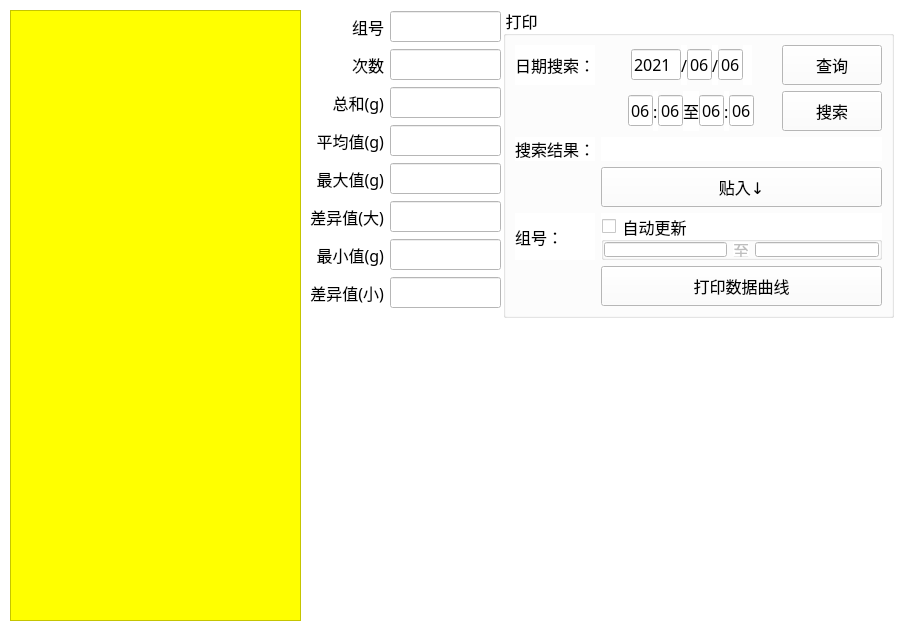
  <widget class="QWidget" name="widget" native="true">
   <property name="geometry">
    <rect>
     <x>2460</x>
     <y>0</y>
     <width>904</width>
     <height>631</height>
    </rect>
   </property>
   <property name="font">
    <font>
     <pointsize>12</pointsize>
    </font>
   </property>
   <property name="styleSheet">
    <string notr="true">background-color: rgb(255, 255, 255);</string>
   </property>
   <widget class="QWidget" name="layoutWidget_3">
    <property name="geometry">
     <rect>
      <x>310</x>
      <y>10</y>
      <width>191</width>
      <height>301</height>
     </rect>
    </property>
    <layout class="QGridLayout" name="gridLayout_13">
     <item row="5" column="1">
      <widget class="QLineEdit" name="lE_GroupMaxRatio">
       <property name="enabled">
        <bool>false</bool>
       </property>
       <property name="font">
        <font>
         <family>幼圆</family>
         <pointsize>12</pointsize>
        </font>
       </property>
      </widget>
     </item>
     <item row="0" column="0">
      <widget class="QLabel" name="label_9">
       <property name="font">
        <font>
         <family>幼圆</family>
         <pointsize>12</pointsize>
        </font>
       </property>
       <property name="text">
        <string>组号</string>
       </property>
       <property name="alignment">
        <set>Qt::AlignRight|Qt::AlignTrailing|Qt::AlignVCenter</set>
       </property>
      </widget>
     </item>
     <item row="2" column="0">
      <widget class="QLabel" name="label_3">
       <property name="font">
        <font>
         <family>幼圆</family>
         <pointsize>12</pointsize>
        </font>
       </property>
       <property name="text">
        <string>总和(g)</string>
       </property>
       <property name="alignment">
        <set>Qt::AlignRight|Qt::AlignTrailing|Qt::AlignVCenter</set>
       </property>
      </widget>
     </item>
     <item row="7" column="1">
      <widget class="QLineEdit" name="lE_GroupMinRatio">
       <property name="enabled">
        <bool>false</bool>
       </property>
       <property name="font">
        <font>
         <family>幼圆</family>
         <pointsize>12</pointsize>
        </font>
       </property>
      </widget>
     </item>
     <item row="0" column="1">
      <widget class="QLineEdit" name="lE_GroupNo_2">
       <property name="enabled">
        <bool>false</bool>
       </property>
       <property name="font">
        <font>
         <family>幼圆</family>
         <pointsize>12</pointsize>
        </font>
       </property>
      </widget>
     </item>
     <item row="3" column="0">
      <widget class="QLabel" name="label_7">
       <property name="font">
        <font>
         <family>幼圆</family>
         <pointsize>12</pointsize>
        </font>
       </property>
       <property name="text">
        <string>平均值(g)</string>
       </property>
       <property name="alignment">
        <set>Qt::AlignRight|Qt::AlignTrailing|Qt::AlignVCenter</set>
       </property>
      </widget>
     </item>
     <item row="1" column="0">
      <widget class="QLabel" name="label">
       <property name="font">
        <font>
         <family>幼圆</family>
         <pointsize>12</pointsize>
        </font>
       </property>
       <property name="text">
        <string>次数</string>
       </property>
       <property name="alignment">
        <set>Qt::AlignRight|Qt::AlignTrailing|Qt::AlignVCenter</set>
       </property>
      </widget>
     </item>
     <item row="6" column="1">
      <widget class="QLineEdit" name="lE_GroupMin">
       <property name="enabled">
        <bool>false</bool>
       </property>
       <property name="font">
        <font>
         <family>幼圆</family>
         <pointsize>12</pointsize>
        </font>
       </property>
      </widget>
     </item>
     <item row="6" column="0">
      <widget class="QLabel" name="label_8">
       <property name="font">
        <font>
         <family>幼圆</family>
         <pointsize>12</pointsize>
        </font>
       </property>
       <property name="text">
        <string>最小值(g)</string>
       </property>
       <property name="alignment">
        <set>Qt::AlignRight|Qt::AlignTrailing|Qt::AlignVCenter</set>
       </property>
      </widget>
     </item>
     <item row="5" column="0">
      <widget class="QLabel" name="label_34">
       <property name="font">
        <font>
         <family>幼圆</family>
         <pointsize>12</pointsize>
        </font>
       </property>
       <property name="text">
        <string>差异值(大)</string>
       </property>
       <property name="alignment">
        <set>Qt::AlignRight|Qt::AlignTrailing|Qt::AlignVCenter</set>
       </property>
      </widget>
     </item>
     <item row="4" column="0">
      <widget class="QLabel" name="label_6">
       <property name="font">
        <font>
         <family>幼圆</family>
         <pointsize>12</pointsize>
        </font>
       </property>
       <property name="text">
        <string>最大值(g)</string>
       </property>
       <property name="alignment">
        <set>Qt::AlignRight|Qt::AlignTrailing|Qt::AlignVCenter</set>
       </property>
      </widget>
     </item>
     <item row="4" column="1">
      <widget class="QLineEdit" name="lE_GroupMax">
       <property name="enabled">
        <bool>false</bool>
       </property>
       <property name="font">
        <font>
         <family>幼圆</family>
         <pointsize>12</pointsize>
        </font>
       </property>
      </widget>
     </item>
     <item row="3" column="1">
      <widget class="QLineEdit" name="lE_GroupAvg">
       <property name="enabled">
        <bool>false</bool>
       </property>
       <property name="font">
        <font>
         <family>幼圆</family>
         <pointsize>12</pointsize>
        </font>
       </property>
      </widget>
     </item>
     <item row="1" column="1">
      <widget class="QLineEdit" name="lE_GroupIndex_2">
       <property name="enabled">
        <bool>false</bool>
       </property>
       <property name="font">
        <font>
         <family>幼圆</family>
         <pointsize>12</pointsize>
        </font>
       </property>
      </widget>
     </item>
     <item row="2" column="1">
      <widget class="QLineEdit" name="lE_GroupSum">
       <property name="enabled">
        <bool>false</bool>
       </property>
       <property name="font">
        <font>
         <family>幼圆</family>
         <pointsize>12</pointsize>
        </font>
       </property>
      </widget>
     </item>
     <item row="7" column="0">
      <widget class="QLabel" name="label_29">
       <property name="font">
        <font>
         <family>幼圆</family>
         <pointsize>12</pointsize>
        </font>
       </property>
       <property name="text">
        <string>差异值(小)</string>
       </property>
       <property name="alignment">
        <set>Qt::AlignRight|Qt::AlignTrailing|Qt::AlignVCenter</set>
       </property>
      </widget>
     </item>
    </layout>
   </widget>
   <widget class="QTableWidget" name="tableWidget">
    <property name="geometry">
     <rect>
      <x>10</x>
      <y>10</y>
      <width>291</width>
      <height>611</height>
     </rect>
    </property>
    <property name="font">
     <font>
      <family>幼圆</family>
      <pointsize>12</pointsize>
      <weight>50</weight>
      <italic>false</italic>
      <bold>false</bold>
     </font>
    </property>
    <property name="styleSheet">
     <string notr="true">font: 12pt &quot;幼圆&quot;;</string>
    </property>
   </widget>
   <widget class="QWidget" name="gridLayoutWidget">
    <property name="geometry">
     <rect>
      <x>300</x>
      <y>310</y>
      <width>601</width>
      <height>321</height>
     </rect>
    </property>
    <layout class="QGridLayout" name="gridLayout_One"/>
   </widget>
   <widget class="QGroupBox" name="groupBox_11">
    <property name="geometry">
     <rect>
      <x>503</x>
      <y>7</y>
      <width>391</width>
      <height>311</height>
     </rect>
    </property>
    <property name="font">
     <font>
      <family>幼圆</family>
      <pointsize>12</pointsize>
     </font>
    </property>
    <property name="title">
     <string>打印</string>
    </property>
    <layout class="QGridLayout" name="gridLayout_12">
     <item row="0" column="0">
      <widget class="QLabel" name="label_36">
       <property name="font">
        <font>
         <family>幼圆</family>
         <pointsize>12</pointsize>
        </font>
       </property>
       <property name="text">
        <string>日期搜索：</string>
       </property>
      </widget>
     </item>
     <item row="0" column="1">
      <layout class="QHBoxLayout" name="horizontalLayout_2">
       <property name="spacing">
        <number>0</number>
       </property>
       <item>
        <spacer name="horizontalSpacer_12">
         <property name="orientation">
          <enum>Qt::Horizontal</enum>
         </property>
         <property name="sizeHint" stdset="0">
          <size>
           <width>40</width>
           <height>20</height>
          </size>
         </property>
        </spacer>
       </item>
       <item>
        <widget class="QLineEdit" name="lE_year1">
         <property name="enabled">
          <bool>true</bool>
         </property>
         <property name="sizePolicy">
          <sizepolicy hsizetype="Fixed" vsizetype="Fixed">
           <horstretch>0</horstretch>
           <verstretch>0</verstretch>
          </sizepolicy>
         </property>
         <property name="minimumSize">
          <size>
           <width>50</width>
           <height>0</height>
          </size>
         </property>
         <property name="maximumSize">
          <size>
           <width>50</width>
           <height>16777215</height>
          </size>
         </property>
         <property name="font">
          <font>
           <family>幼圆</family>
           <pointsize>12</pointsize>
          </font>
         </property>
         <property name="text">
          <string>2021</string>
         </property>
         <property name="maxLength">
          <number>4</number>
         </property>
         <property name="frame">
          <bool>true</bool>
         </property>
        </widget>
       </item>
       <item>
        <widget class="QLabel" name="label_38">
         <property name="font">
          <font>
           <family>幼圆</family>
           <pointsize>12</pointsize>
          </font>
         </property>
         <property name="text">
          <string>/</string>
         </property>
         <property name="alignment">
          <set>Qt::AlignCenter</set>
         </property>
        </widget>
       </item>
       <item>
        <widget class="QLineEdit" name="lE_month1">
         <property name="enabled">
          <bool>true</bool>
         </property>
         <property name="sizePolicy">
          <sizepolicy hsizetype="Fixed" vsizetype="Fixed">
           <horstretch>0</horstretch>
           <verstretch>0</verstretch>
          </sizepolicy>
         </property>
         <property name="minimumSize">
          <size>
           <width>25</width>
           <height>0</height>
          </size>
         </property>
         <property name="maximumSize">
          <size>
           <width>25</width>
           <height>16777215</height>
          </size>
         </property>
         <property name="font">
          <font>
           <family>幼圆</family>
           <pointsize>12</pointsize>
          </font>
         </property>
         <property name="text">
          <string>06</string>
         </property>
         <property name="maxLength">
          <number>2</number>
         </property>
         <property name="frame">
          <bool>true</bool>
         </property>
        </widget>
       </item>
       <item>
        <widget class="QLabel" name="label_43">
         <property name="font">
          <font>
           <family>幼圆</family>
           <pointsize>12</pointsize>
          </font>
         </property>
         <property name="text">
          <string>/</string>
         </property>
         <property name="alignment">
          <set>Qt::AlignCenter</set>
         </property>
        </widget>
       </item>
       <item>
        <widget class="QLineEdit" name="lE_day1">
         <property name="enabled">
          <bool>true</bool>
         </property>
         <property name="sizePolicy">
          <sizepolicy hsizetype="Fixed" vsizetype="Fixed">
           <horstretch>0</horstretch>
           <verstretch>0</verstretch>
          </sizepolicy>
         </property>
         <property name="minimumSize">
          <size>
           <width>25</width>
           <height>0</height>
          </size>
         </property>
         <property name="maximumSize">
          <size>
           <width>25</width>
           <height>16777215</height>
          </size>
         </property>
         <property name="font">
          <font>
           <family>幼圆</family>
           <pointsize>12</pointsize>
          </font>
         </property>
         <property name="text">
          <string>06</string>
         </property>
         <property name="maxLength">
          <number>2</number>
         </property>
         <property name="frame">
          <bool>true</bool>
         </property>
        </widget>
       </item>
       <item>
        <widget class="QLabel" name="label_47">
         <property name="font">
          <font>
           <family>幼圆</family>
           <pointsize>12</pointsize>
          </font>
         </property>
         <property name="text">
          <string/>
         </property>
        </widget>
       </item>
       <item>
        <spacer name="horizontalSpacer_16">
         <property name="orientation">
          <enum>Qt::Horizontal</enum>
         </property>
         <property name="sizeHint" stdset="0">
          <size>
           <width>40</width>
           <height>20</height>
          </size>
         </property>
        </spacer>
       </item>
       <item>
        <widget class="QPushButton" name="pB_inquirecheckable">
         <property name="minimumSize">
          <size>
           <width>100</width>
           <height>40</height>
          </size>
         </property>
         <property name="maximumSize">
          <size>
           <width>676766</width>
           <height>40</height>
          </size>
         </property>
         <property name="font">
          <font>
           <family>幼圆</family>
           <pointsize>12</pointsize>
          </font>
         </property>
         <property name="text">
          <string>查询</string>
         </property>
         <property name="checkable">
          <bool>true</bool>
         </property>
        </widget>
       </item>
      </layout>
     </item>
     <item row="1" column="1">
      <layout class="QHBoxLayout" name="horizontalLayout_3">
       <property name="spacing">
        <number>0</number>
       </property>
       <item>
        <spacer name="horizontalSpacer_3">
         <property name="orientation">
          <enum>Qt::Horizontal</enum>
         </property>
         <property name="sizeHint" stdset="0">
          <size>
           <width>40</width>
           <height>20</height>
          </size>
         </property>
        </spacer>
       </item>
       <item>
        <widget class="QLineEdit" name="lE_hour1">
         <property name="enabled">
          <bool>true</bool>
         </property>
         <property name="sizePolicy">
          <sizepolicy hsizetype="Fixed" vsizetype="Fixed">
           <horstretch>0</horstretch>
           <verstretch>0</verstretch>
          </sizepolicy>
         </property>
         <property name="minimumSize">
          <size>
           <width>25</width>
           <height>0</height>
          </size>
         </property>
         <property name="maximumSize">
          <size>
           <width>25</width>
           <height>16777215</height>
          </size>
         </property>
         <property name="font">
          <font>
           <family>幼圆</family>
           <pointsize>12</pointsize>
          </font>
         </property>
         <property name="text">
          <string>06</string>
         </property>
         <property name="maxLength">
          <number>2</number>
         </property>
         <property name="frame">
          <bool>true</bool>
         </property>
        </widget>
       </item>
       <item>
        <widget class="QLabel" name="label_45">
         <property name="font">
          <font>
           <family>幼圆</family>
           <pointsize>12</pointsize>
          </font>
         </property>
         <property name="text">
          <string>:</string>
         </property>
        </widget>
       </item>
       <item>
        <widget class="QLineEdit" name="lE_minute1">
         <property name="enabled">
          <bool>true</bool>
         </property>
         <property name="sizePolicy">
          <sizepolicy hsizetype="Fixed" vsizetype="Fixed">
           <horstretch>0</horstretch>
           <verstretch>0</verstretch>
          </sizepolicy>
         </property>
         <property name="minimumSize">
          <size>
           <width>25</width>
           <height>0</height>
          </size>
         </property>
         <property name="maximumSize">
          <size>
           <width>25</width>
           <height>16777215</height>
          </size>
         </property>
         <property name="font">
          <font>
           <family>幼圆</family>
           <pointsize>12</pointsize>
          </font>
         </property>
         <property name="text">
          <string>06</string>
         </property>
         <property name="maxLength">
          <number>2</number>
         </property>
         <property name="frame">
          <bool>true</bool>
         </property>
        </widget>
       </item>
       <item>
        <widget class="QLabel" name="label_51">
         <property name="font">
          <font>
           <family>幼圆</family>
           <pointsize>12</pointsize>
          </font>
         </property>
         <property name="text">
          <string>至</string>
         </property>
        </widget>
       </item>
       <item>
        <widget class="QLineEdit" name="lE_hour2">
         <property name="enabled">
          <bool>true</bool>
         </property>
         <property name="sizePolicy">
          <sizepolicy hsizetype="Fixed" vsizetype="Fixed">
           <horstretch>0</horstretch>
           <verstretch>0</verstretch>
          </sizepolicy>
         </property>
         <property name="minimumSize">
          <size>
           <width>25</width>
           <height>0</height>
          </size>
         </property>
         <property name="maximumSize">
          <size>
           <width>25</width>
           <height>16777215</height>
          </size>
         </property>
         <property name="font">
          <font>
           <family>幼圆</family>
           <pointsize>12</pointsize>
          </font>
         </property>
         <property name="text">
          <string>06</string>
         </property>
         <property name="maxLength">
          <number>2</number>
         </property>
         <property name="frame">
          <bool>true</bool>
         </property>
        </widget>
       </item>
       <item>
        <widget class="QLabel" name="label_60">
         <property name="font">
          <font>
           <family>幼圆</family>
           <pointsize>12</pointsize>
          </font>
         </property>
         <property name="text">
          <string>:</string>
         </property>
        </widget>
       </item>
       <item>
        <widget class="QLineEdit" name="lE_minute2">
         <property name="enabled">
          <bool>true</bool>
         </property>
         <property name="sizePolicy">
          <sizepolicy hsizetype="Fixed" vsizetype="Fixed">
           <horstretch>0</horstretch>
           <verstretch>0</verstretch>
          </sizepolicy>
         </property>
         <property name="minimumSize">
          <size>
           <width>25</width>
           <height>0</height>
          </size>
         </property>
         <property name="maximumSize">
          <size>
           <width>25</width>
           <height>16777215</height>
          </size>
         </property>
         <property name="font">
          <font>
           <family>幼圆</family>
           <pointsize>12</pointsize>
          </font>
         </property>
         <property name="text">
          <string>06</string>
         </property>
         <property name="maxLength">
          <number>2</number>
         </property>
         <property name="frame">
          <bool>true</bool>
         </property>
        </widget>
       </item>
       <item>
        <spacer name="horizontalSpacer_4">
         <property name="orientation">
          <enum>Qt::Horizontal</enum>
         </property>
         <property name="sizeHint" stdset="0">
          <size>
           <width>40</width>
           <height>20</height>
          </size>
         </property>
        </spacer>
       </item>
       <item>
        <widget class="QPushButton" name="pB_startSearch">
         <property name="minimumSize">
          <size>
           <width>100</width>
           <height>40</height>
          </size>
         </property>
         <property name="maximumSize">
          <size>
           <width>16777215</width>
           <height>40</height>
          </size>
         </property>
         <property name="font">
          <font>
           <family>幼圆</family>
           <pointsize>12</pointsize>
          </font>
         </property>
         <property name="text">
          <string>搜索</string>
         </property>
         <property name="checkable">
          <bool>true</bool>
         </property>
        </widget>
       </item>
      </layout>
     </item>
     <item row="2" column="0">
      <widget class="QLabel" name="label_61">
       <property name="font">
        <font>
         <family>幼圆</family>
         <pointsize>12</pointsize>
        </font>
       </property>
       <property name="text">
        <string>搜索结果：</string>
       </property>
      </widget>
     </item>
     <item row="2" column="1">
      <layout class="QHBoxLayout" name="horizontalLayout" stretch="1">
       <property name="spacing">
        <number>6</number>
       </property>
       <item>
        <widget class="QLabel" name="lb_searchResult">
         <property name="font">
          <font>
           <family>幼圆</family>
           <pointsize>12</pointsize>
          </font>
         </property>
         <property name="text">
          <string/>
         </property>
         <property name="alignment">
          <set>Qt::AlignCenter</set>
         </property>
        </widget>
       </item>
      </layout>
     </item>
     <item row="3" column="1">
      <widget class="QPushButton" name="pB_copyIn">
       <property name="minimumSize">
        <size>
         <width>0</width>
         <height>40</height>
        </size>
       </property>
       <property name="maximumSize">
        <size>
         <width>16777215</width>
         <height>40</height>
        </size>
       </property>
       <property name="font">
        <font>
         <family>幼圆</family>
         <pointsize>12</pointsize>
        </font>
       </property>
       <property name="text">
        <string>贴入↓</string>
       </property>
       <property name="checkable">
        <bool>true</bool>
       </property>
      </widget>
     </item>
     <item row="4" column="0">
      <widget class="QLabel" name="label_35">
       <property name="font">
        <font>
         <family>幼圆</family>
         <pointsize>12</pointsize>
        </font>
       </property>
       <property name="text">
        <string>组号：</string>
       </property>
      </widget>
     </item>
     <item row="4" column="1">
      <widget class="QGroupBox" name="gB_update">
       <property name="font">
        <font>
         <family>幼圆</family>
         <pointsize>12</pointsize>
        </font>
       </property>
       <property name="title">
        <string>自动更新</string>
       </property>
       <property name="flat">
        <bool>true</bool>
       </property>
       <property name="checkable">
        <bool>true</bool>
       </property>
       <property name="checked">
        <bool>false</bool>
       </property>
       <layout class="QHBoxLayout" name="horizontalLayout_13">
        <property name="leftMargin">
         <number>0</number>
        </property>
        <property name="topMargin">
         <number>0</number>
        </property>
        <property name="rightMargin">
         <number>0</number>
        </property>
        <property name="bottomMargin">
         <number>0</number>
        </property>
        <item>
         <widget class="QLineEdit" name="lE_print1">
          <property name="enabled">
           <bool>false</bool>
          </property>
          <property name="font">
           <font>
            <family>幼圆</family>
            <pointsize>12</pointsize>
           </font>
          </property>
         </widget>
        </item>
        <item>
         <widget class="QLabel" name="label_24">
          <property name="font">
           <font>
            <family>幼圆</family>
            <pointsize>12</pointsize>
           </font>
          </property>
          <property name="text">
           <string>至</string>
          </property>
          <property name="alignment">
           <set>Qt::AlignCenter</set>
          </property>
         </widget>
        </item>
        <item>
         <widget class="QLineEdit" name="lE_print2">
          <property name="enabled">
           <bool>false</bool>
          </property>
          <property name="font">
           <font>
            <family>幼圆</family>
            <pointsize>12</pointsize>
           </font>
          </property>
         </widget>
        </item>
       </layout>
      </widget>
     </item>
     <item row="5" column="1">
      <widget class="QPushButton" name="pB_printCurve">
       <property name="minimumSize">
        <size>
         <width>160</width>
         <height>40</height>
        </size>
       </property>
       <property name="maximumSize">
        <size>
         <width>16777215</width>
         <height>40</height>
        </size>
       </property>
       <property name="font">
        <font>
         <family>幼圆</family>
         <pointsize>12</pointsize>
        </font>
       </property>
       <property name="text">
        <string>打印数据曲线</string>
       </property>
       <property name="checkable">
        <bool>true</bool>
       </property>
      </widget>
     </item>
    </layout>
   </widget>
   <widget class="QListWidget" name="lW_data">
    <property name="geometry">
     <rect>
      <x>10</x>
      <y>10</y>
      <width>291</width>
      <height>611</height>
     </rect>
    </property>
    <property name="font">
     <font>
      <family>Arial Narrow</family>
      <pointsize>17</pointsize>
      <weight>9</weight>
      <italic>false</italic>
      <bold>false</bold>
     </font>
    </property>
    <property name="styleSheet">
     <string notr="true">background-color: rgb(255, 255, 0);
font: 75 17pt &quot;Arial Narrow&quot;;</string>
    </property>
   </widget>
   <zorder>layoutWidget_3</zorder>
   <zorder>gridLayoutWidget</zorder>
   <zorder>tableWidget</zorder>
   <zorder>groupBox_11</zorder>
   <zorder>lW_data</zorder>
  </widget>
